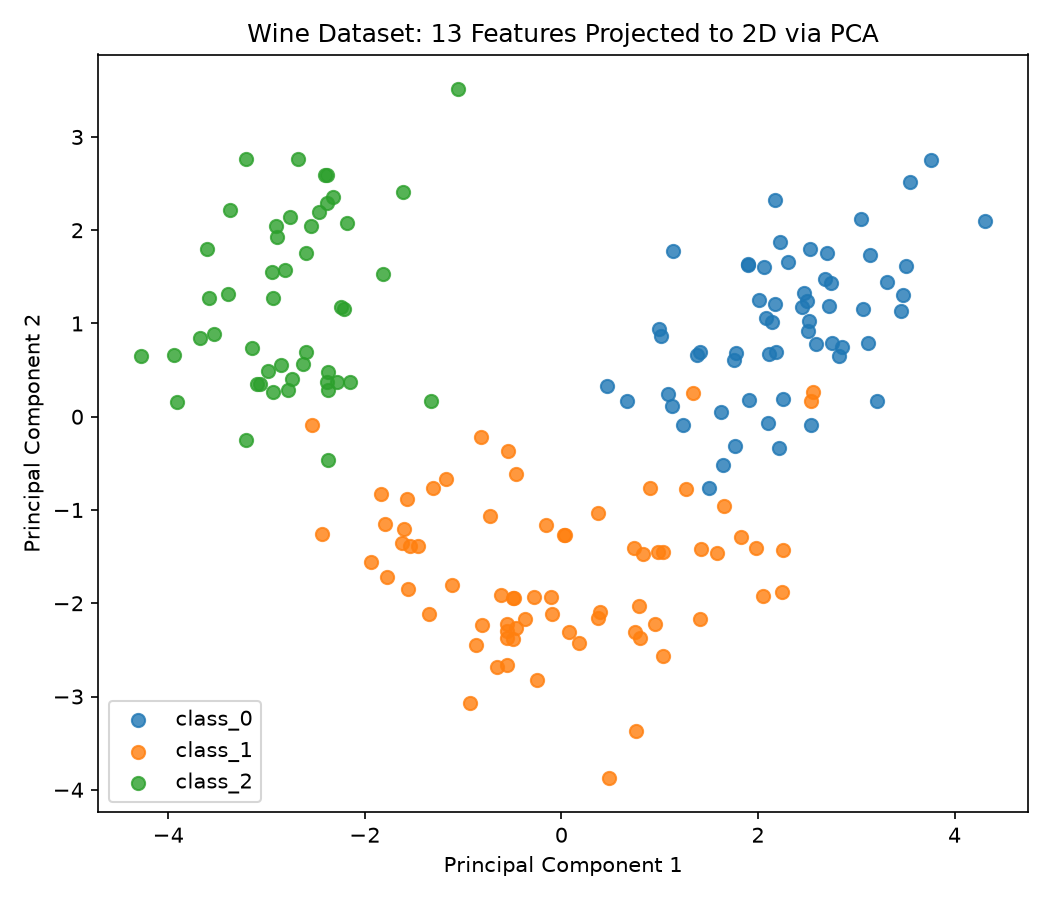

Generate this figure with Python:
"""
Week 6 Day 3 - 2D Projection
Transform higher-dimensional data (13 features) into two dimensions with
PCA and visualize it.
"""
import pandas as pd
import matplotlib.pyplot as plt
from sklearn.datasets import load_wine
from sklearn.preprocessing import StandardScaler
from sklearn.decomposition import PCA

wine = load_wine(as_frame=True)
X = wine.data
X_scaled = StandardScaler().fit_transform(X)

pca = PCA(n_components=2)
X_pca = pca.fit_transform(X_scaled)

df_pca = pd.DataFrame(X_pca, columns=["PC1", "PC2"])
# True class labels are only used here to color the plot for illustration -
# PCA itself never saw them, it's purely unsupervised
df_pca["wine_class"] = wine.target.map(dict(enumerate(wine.target_names)))

plt.figure(figsize=(7, 6))
for cls in df_pca["wine_class"].unique():
    subset = df_pca[df_pca["wine_class"] == cls]
    plt.scatter(subset["PC1"], subset["PC2"], label=cls, alpha=0.8, s=40)
plt.xlabel("Principal Component 1")
plt.ylabel("Principal Component 2")
plt.title("Wine Dataset: 13 Features Projected to 2D via PCA")
plt.legend()
plt.tight_layout()
plt.savefig("pca_projection_W6D3.png", dpi=150)
plt.show()

print(
    "13 original features collapsed into just 2 axes, and the three wine "
    "classes still separate out visually - a sign that PC1 and PC2 "
    "together retain most of the information that actually distinguishes "
    "the classes, even though PCA was never told the classes existed "
    "(the color here is only added afterward, for us to read the plot)."
)
